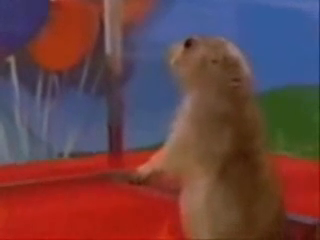
#> input picture frame 13 of input/teste.mp4, 320 x 240 px, given in place of teste2.mp4, which was not available
$ python teste_parallel.py
#> lines starting #> are read from the running program, lines starting #| are printed output that depends on the picture; pictures that were not available may be replaced by others from this repository, and a replacement may not be noted
import cv2
import os
import numpy as np
import threading
from time import time


def process_image(frame, mascara, video_size, output_list, pos):
    frame_input = cv2.resize(frame, video_size, fx = 0, fy = 0,
                              interpolation=cv2.INTER_CUBIC)
    frame_input = cv2.cvtColor(frame_input, cv2.COLOR_BGR2GRAY)
    frame_output = cv2.filter2D(frame_input, ddepth=-1, kernel=mascara)
    output_list[pos] = frame_output


def run_serial_processing(file_name, video_size, mascara):
#> called with file_name = 'teste2.mp4', video_size = (1360, 720), mascara = array of shape (3, 3)
    threads = 5
    output_list = [None for _ in range(0, threads)]
    file_output_path = os.path.join(os.path.dirname(os.path.abspath(__file__)), 'output', file_name.replace('.mp4','') + '_serial_tratado.avi')
    file_input_path = os.path.join(os.path.dirname(os.path.abspath(__file__)), 'input', file_name)
    video = cv2.VideoCapture(file_input_path)
    fps = video.get(cv2.CAP_PROP_FPS)
    output = cv2.VideoWriter(file_output_path, cv2.VideoWriter_fourcc(*'MJPG'), fps, video_size, isColor=False)
    try:
        inicio = time()
        while True:
            count = 0
            for _ in range(0, threads):
                ret, frame = video.read()
                if not ret:
                    break
                else:
                    threading.Thread(target=process_image(frame, mascara, video_size, output_list, count)).start()
                    count += 1
#> this loop made 5 passes
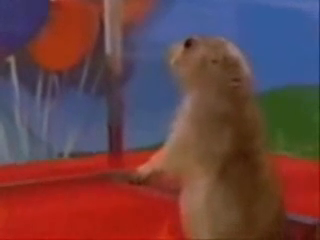
#> input picture frame 13 of input/teste.mp4, 320 x 240 px, given in place of teste2.mp4, which was not available
#> pass 1, in process_image, `frame_input = cv2.resize(frame, video_size, fx = 0, fy = 0, interpolat..`:
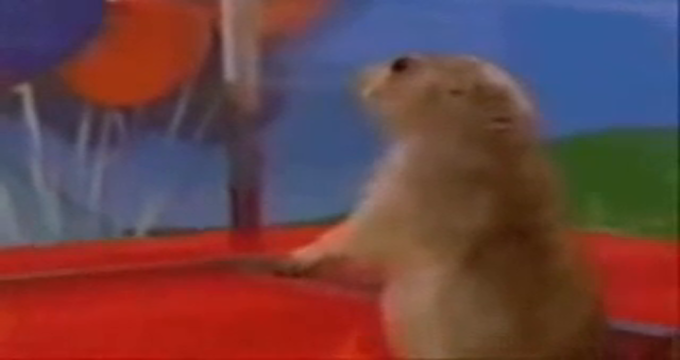
#> frame_input: shape (720, 1360, 3) (shown at 1/2 size); mean B, G, R 69.6, 67.1, 105.3
#> pass 1, in process_image, `frame_input = cv2.cvtColor(frame_input, cv2.COLOR_BGR2GRAY)`:
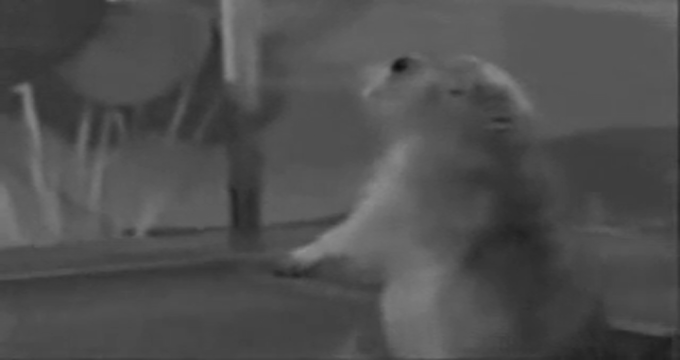
#> frame_input: shape (720, 1360) (shown at 1/2 size); min 14, max 146, mean 78.8
#> pass 1, in process_image, `frame_output = cv2.filter2D(frame_input, ddepth=-1, kernel=mascara)`:
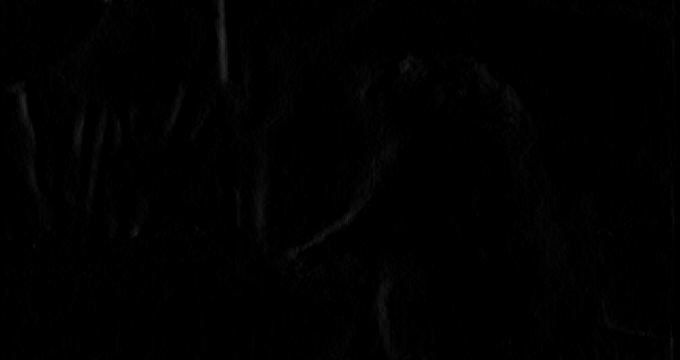
#> frame_output: shape (720, 1360) (shown at 1/2 size); min 0, max 50, mean 1
#> after the loop:
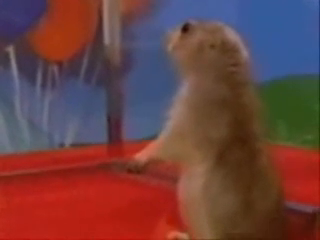
#> frame: shape (240, 320, 3); mean B, G, R 65.4, 65.9, 108.6
#> after the loop, count = 5
            if type(output_list[0]) != np.ndarray:
                break
            pos = 0
            while pos < count:
                if type(output_list[pos]) == np.ndarray:
                    output.write(output_list[pos])
                    output_list[pos] = None
                    pos += 1
#> after the loop, output_list = 5 items; pos = 5
        print(f'Processamento em Série\nTempo de execução: {time() - inicio}')
    finally:
        video.release()
        output.release()


if __name__ == '__main__':
    file_name = 'teste2.mp4'
    video_size = (1360, 720)
    # mascara = np.array([[1, 1, 1],
    #                     [0, 0, 0],
    #                     [-1, -1, -1]])
    mascara = np.array([[-1, 0, 1],
                        [-1, 0, 1],
                        [-1, 0, 1]])
    run_serial_processing(file_name, video_size, mascara)

$ run again, starting later in the video
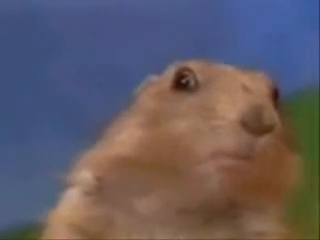
#> input picture frame 59 of input/teste.mp4, 320 x 240 px, given in place of teste2.mp4, which was not available
#> the loop in run_serial_processing, `for _ in range(0, threads):` made 5 passes
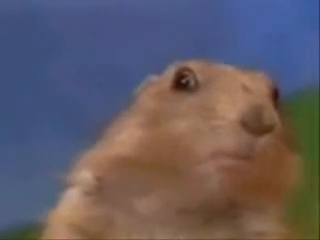
#> input picture frame 59 of input/teste.mp4, 320 x 240 px, given in place of teste2.mp4, which was not available
#> pass 1, in process_image, `frame_output = cv2.filter2D(frame_input, ddepth=-1, kernel=mascara)`:
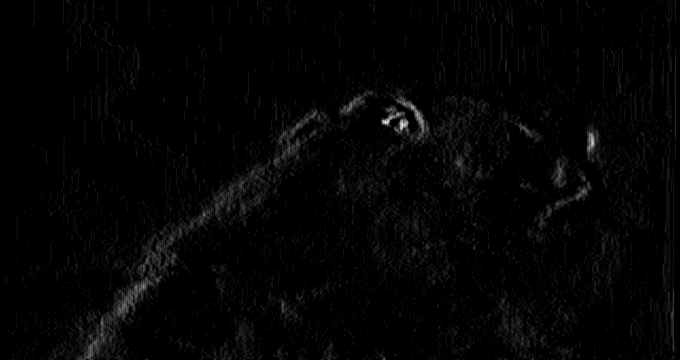
#> frame_output: shape (720, 1360) (shown at 1/2 size); min 0, max 38, mean 0.6; drawn with min black and max white
#> after the loop in run_serial_processing, `for _ in range(0, threads):`:
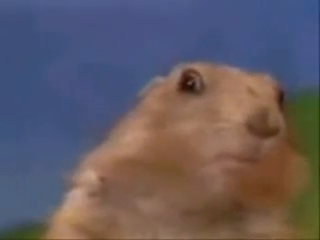
#> frame: shape (240, 320, 3); mean B, G, R 98.8, 90.5, 98.6
#> after the loop in run_serial_processing, `for _ in range(0, threads):`: count = 5
#> the loop in run_serial_processing, `while pos < count:` made 5 passes
#> after the loop in run_serial_processing, `while pos < count:`: output_list = 5 items; pos = 5

$ run again, starting later in the video
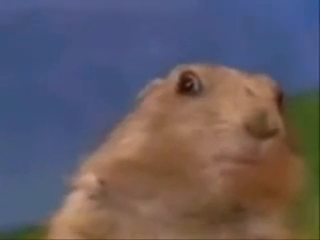
#> input picture frame 106 of input/teste.mp4, 320 x 240 px, given in place of teste2.mp4, which was not available
#> the loop in run_serial_processing, `for _ in range(0, threads):` made 5 passes
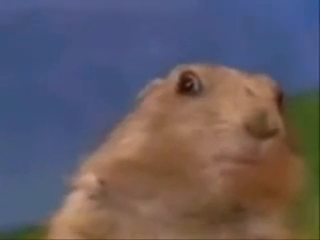
#> input picture frame 106 of input/teste.mp4, 320 x 240 px, given in place of teste2.mp4, which was not available
#> pass 1, in process_image, `frame_input = cv2.cvtColor(frame_input, cv2.COLOR_BGR2GRAY)`:
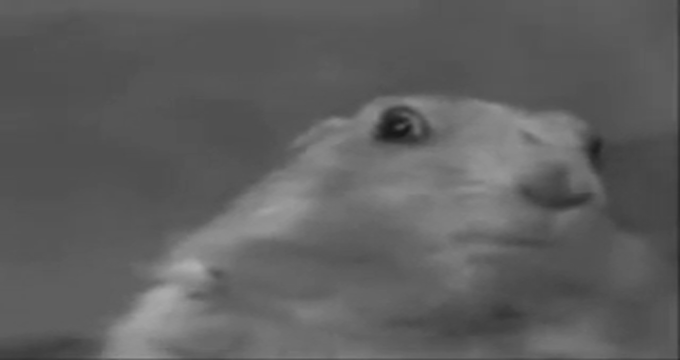
#> frame_input: shape (720, 1360) (shown at 1/2 size); min 22, max 174, mean 94.5
#> after the loop in run_serial_processing, `for _ in range(0, threads):`:
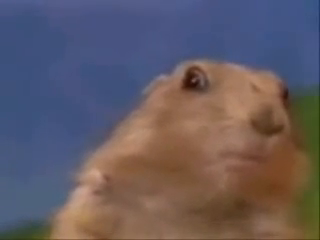
#> frame: shape (240, 320, 3); mean B, G, R 98.7, 90.6, 99.5
#> after the loop in run_serial_processing, `for _ in range(0, threads):`: count = 5
#> the loop in run_serial_processing, `while pos < count:` made 5 passes
#> after the loop in run_serial_processing, `while pos < count:`: output_list = 5 items; pos = 5
